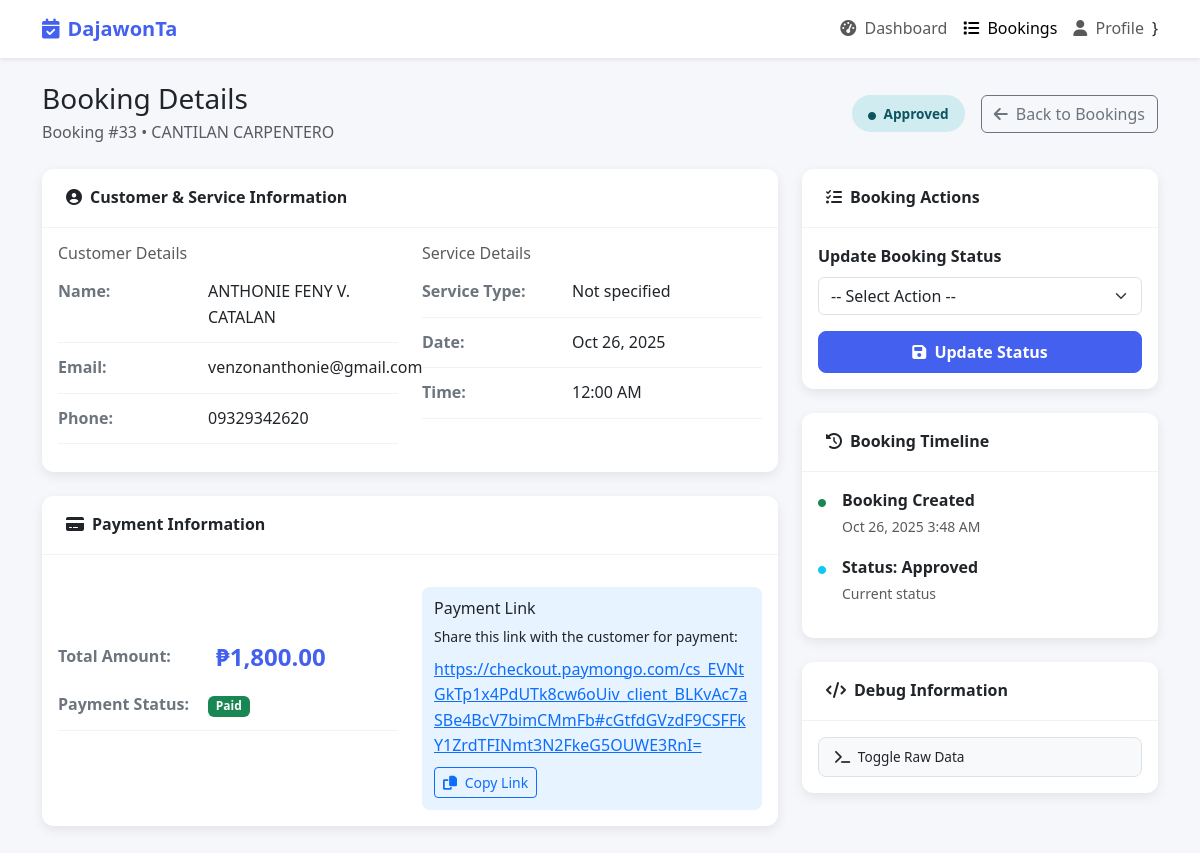
Screenshot of /content/provider_booking_details.php?booking_id=33 with the database file from the repository.
### tables this page shows
CREATE TABLE `service_providers` (
  `id` int(11) NOT NULL,
  `user_id` int(11) NOT NULL,
  `company_name` varchar(255) NOT NULL,
  `company_address` text NOT NULL,
  `company_email` varchar(255) NOT NULL,
  `contact_number` varchar(50) NOT NULL,
  `service_name` varchar(255) NOT NULL,
  `description` text DEFAULT NULL,
  `registration_date` timestamp NOT NULL DEFAULT current_timestamp(),
  `service_id` int(11) DEFAULT NULL,
  `service_description` text DEFAULT NULL,
  `price` decimal(10,2) NOT NULL,
  `available_date` date NOT NULL DEFAULT '2025-01-01',
  `available_time` time NOT NULL DEFAULT '00:00:00',
  `is_approved` int(11) NOT NULL,
  `available_date_from` date DEFAULT NULL,
  `available_date_to` date DEFAULT NULL,
  `available_time_from` time DEFAULT NULL,
  `available_time_to` time DEFAULT NULL,
  `is_available` tinyint(1) NOT NULL DEFAULT 1
);

CREATE TABLE `bookings` (
  `id` int(11) NOT NULL,
  `provider_id` int(11) NOT NULL,
  `customer_id` int(11) NOT NULL,
  `role` int(11) NOT NULL,
  `customer_name` varchar(255) NOT NULL,
  `customer_email` varchar(255) NOT NULL,
  `customer_phone` varchar(50) NOT NULL,
  `booking_date_from` date NOT NULL,
  `booking_date_to` date NOT NULL,
  `booking_time_from` time NOT NULL,
  `booking_time_to` time NOT NULL,
  `total_price` decimal(10,2) NOT NULL DEFAULT 0.00,
  `payment_id` varchar(255) DEFAULT NULL,
  `payment_link` text DEFAULT NULL,
  `booking_time` time NOT NULL,
  `booking_status` varchar(50) NOT NULL DEFAULT 'pending',
  `is_approve` tinyint(1) NOT NULL DEFAULT 0,
  `special_request` text DEFAULT NULL,
  `price` decimal(10,2) NOT NULL,
  `payment_status` varchar(20) NOT NULL DEFAULT 'unpaid',
  `paymongo_checkout_id` varchar(100) DEFAULT NULL,
  `paymongo_payment_intent_id` varchar(100) DEFAULT NULL,
  `created_at` timestamp NOT NULL DEFAULT current_timestamp()
);

### content/provider_booking_details.php (the view, shortened to what this page needs)
<?php
require '../db.php';
$booking_id = intval($_GET['booking_id']);
$stmt = $conn->prepare("SELECT * FROM bookings WHERE id = ?");
$stmt->bind_param("i", $booking_id);
$stmt->execute();
$result = $stmt->get_result();
$booking = $result->fetch_assoc();
$provider_name = "Unknown Provider";
$pstmt = $conn->prepare("SELECT company_name, user_id FROM service_providers WHERE id = ?");
$pstmt->bind_param("i", $booking['provider_id']);
$pstmt->execute();
$presult = $pstmt->get_result();
if ($presult->num_rows > 0) {
    $prov = $presult->fetch_assoc();
    $provider_name = $prov['company_name'];
}
?>
<!DOCTYPE html>
<html lang="en">
<head>
    <link href="https://cdn.jsdelivr.net/npm/bootstrap@5.3.0/dist/css/bootstrap.min.css" rel="stylesheet">
    <link rel="stylesheet" href="https://cdnjs.cloudflare.com/ajax/libs/font-awesome/6.4.0/css/all.min.css">
</head>
<body>
    <nav class="navbar navbar-expand-lg navbar-light bg-white shadow-sm">
        <div class="container">
            <a class="navbar-brand" href="#">
                <i class="fas fa-calendar-check me-2"></i>DajawonTa
            </a>
            <div class="collapse navbar-collapse" id="navbarNav">
                <ul class="navbar-nav ms-auto">
                    <li class="nav-item">
                        <a class="nav-link" href="dashboard.php"><i class="fas fa-tachometer-alt me-1"></i> Dashboard</a>
                    </li>
                    <li class="nav-item">
                        <a class="nav-link active" href="bookings.php"><i class="fas fa-list me-1"></i> Bookings</a>
                    </li>
                    <li class="nav-item">
                        <a class="nav-link" href="profile.php"><i class="fas fa-user me-1"></i> Profile</a>
                    </li>
                </ul>
            }
        </div>
    </nav>
    <div class="container py-4">
        <div class="d-flex justify-content-between align-items-center mb-4">
            <div>
                <h1 class="h3 mb-1">Booking Details</h1>
                <p class="text-muted mb-0">Booking #<?php echo $booking_id; ?> • <?php echo $provider_name; ?></p>
            </div>
            <div class="d-flex align-items-center">
                <span class="status-badge status-<?php echo $booking['booking_status']; ?> me-3">
                    <i class="fas fa-circle me-1" style="font-size: 0.5rem;"></i>
                    <?php echo ucfirst($booking['booking_status']); ?>
                </span>
                <a href="bookings.php" class="btn btn-outline-secondary">
                    <i class="fas fa-arrow-left me-1"></i> Back to Bookings
                </a>
            </div>
        </div>
        <div class="row">
            <div class="col-lg-8">
                <div class="card mb-4">
                    <div class="card-header d-flex justify-content-between align-items-center">
                        <span><i class="fas fa-user-circle me-2"></i>Customer & Service Information</span>
                    </div>
                    <div class="card-body">
                        <div class="row">
                            <div class="col-md-6">
                                <h6 class="text-muted mb-3">Customer Details</h6>
                                <div class="info-item">
                                    <span class="info-label">Name:</span>
                                    <span class="info-value"><?php echo $booking['customer_name']; ?></span>
                                </div>
                                <div class="info-item">
                                    <span class="info-label">Email:</span>
                                    <span class="info-value"><?php echo $booking['customer_email']; ?></span>
                                </div>
                                <div class="info-item">
                                    <span class="info-label">Phone:</span>
                                    <span class="info-value"><?php echo $booking['customer_phone']; ?></span>
                                </div>
                            </div>
                            <div class="col-md-6">
                                <h6 class="text-muted mb-3">Service Details</h6>
                                <div class="info-item">
                                    <span class="info-label">Service Type:</span>
                                    <span class="info-value"><?php echo $booking['service_type'] ?? 'Not specified'; ?></span>
                                </div>
                                <div class="info-item">
                                    <span class="info-label">Date:</span>
                                    <span class="info-value"><?php echo date('M j, Y', strtotime($booking['booking_date_from'])); ?></span>
                                </div>
                                <div class="info-item">
                                    <span class="info-label">Time:</span>
                                    <span class="info-value"><?php echo date('g:i A', strtotime($booking['booking_date_from'])); ?></span>
                                </div>
                            </div>
                        </div>
                    </div>
                </div>
                <div class="card mb-4">
                    <div class="card-header">
                        <i class="fas fa-credit-card me-2"></i>Payment Information
                    </div>
                    <div class="card-body">
                        <div class="row align-items-center">
                            <div class="col-md-6">
                                <div class="d-flex align-items-center mb-3">
                                    <span class="info-label">Total Amount:</span>
                                    <span class="price-highlight ms-2">₱<?php echo number_format($booking['total_price'], 2); ?></span>
                                </div>
                                <div class="info-item">
                                    <span class="info-label">Payment Status:</span>
                                    <span class="info-value">
                                        <?php
                                        if ($booking['payment_status'] === 'paid') {
                                            echo '<span class="badge bg-success">Paid</span>';
                                        } else {
                                            echo '<span class="badge bg-warning text-dark">Pending</span>';
                                        }
                                        ?>
                                    </span>
                                </div>
                            </div>
                            <div class="col-md-6">
                                <?php if (!empty($booking['payment_link'])): ?>
                                <div class="payment-link">
                                    <h6 class="mb-2">Payment Link</h6>
                                    <p class="mb-2 small">Share this link with the customer for payment:</p>
                                    <a href="<?php echo $booking['payment_link']; ?>" target="_blank" class="text-break">
                                        <?php echo $booking['payment_link']; ?>
                                    </a>
                                    <div class="mt-2">
                                        <button class="btn btn-sm btn-outline-primary" onclick="copyToClipboard('<?php echo $booking['payment_link']; ?>')">
                                            <i class="fas fa-copy me-1"></i> Copy Link
                                        </button>
                                    </div>
                                </div>
                                <?php endif; ?>
                            </div>
                        </div>
                    </div>
                </div>
            </div>
            <div class="col-lg-4">
                <div class="card mb-4">
                    <div class="card-header">
                        <i class="fas fa-tasks me-2"></i>Booking Actions
                    </div>
                    <div class="card-body">
                        <form method="POST" id="statusForm">
                            <div class="mb-3">
                                <label class="form-label fw-semibold">Update Booking Status</label>
                                <select name="booking_status" class="form-select" id="statusSelect" required>
                                    <option value="">-- Select Action --</option>
                                </select>
                            </div>
                            <button type="submit" name="update_status" class="btn btn-primary w-100 action-btn">
                                <i class="fas fa-save me-1"></i> Update Status
                            </button>
                        </form>
                    </div>
                </div>
                <div class="card mb-4">
                    <div class="card-header">
                        <i class="fas fa-history me-2"></i>Booking Timeline
                    </div>
                    <div class="card-body">
                        <ul class="list-unstyled timeline">
                            <li class="mb-3">
                                <div class="d-flex">
                                    <div class="flex-shrink-0">
                                        <i class="fas fa-circle text-success" style="font-size: 0.5rem;"></i>
                                    </div>
                                    <div class="flex-grow-1 ms-3">
                                        <p class="mb-0 fw-semibold">Booking Created</p>
                                        <small class="text-muted"><?php echo date('M j, Y g:i A', strtotime($booking['created_at'])); ?></small>
                                    </div>
                                </div>
                            </li>
                            <li class="mb-3">
                                <div class="d-flex">
                                    <div class="flex-shrink-0">
                                        <i class="fas fa-circle text-<?php echo $booking['booking_status'] === 'pending' ? 'warning' : ($booking['booking_status'] === 'approved' ? 'info' : ($booking['booking_status'] === 'declined' ? 'danger' : 'success')); ?>" style="font-size: 0.5rem;"></i>
                                    </div>
                                    <div class="flex-grow-1 ms-3">
                                        <p class="mb-0 fw-semibold">Status: <?php echo ucfirst($booking['booking_status']); ?></p>
                                        <small class="text-muted">Current status</small>
                                    </div>
                                </div>
                            </li>
                        </ul>
                    </div>
                </div>
                <div class="card">
                    <div class="card-header d-flex justify-content-between align-items-center">
                        <span><i class="fas fa-code me-2"></i>Debug Information</span>
                    </div>
                    <div class="card-body">
                        <div class="debug-toggle" onclick="toggleDebug()">
                            <i class="fas fa-terminal me-1"></i> Toggle Raw Data
                        </div>
                            <pre><?php print_r($booking); ?></pre>
                    </div>
                </div>
            </div>
        </div>
    </div>
</body>
</html>

### content/provider_booking_details.php (style rules this page uses)
:root { --primary-color: #4361ee; --secondary-color: #3f37c9; --success-color: #4cc9f0; --light-bg: #f8f9fa; --dark-text: #212529; --border-radius: 12px; --box-shadow: 0 4px 12px rgba(0, 0, 0, 0.08); --transition: all 0.3s ease; }
body { background-color: #f5f7fb; font-family: 'Segoe UI', Tahoma, Geneva, Verdana, sans-serif; color: var(--dark-text); line-height: 1.6; }
.navbar-brand { font-weight: 700; color: var(--primary-color); }
.card { border: none; border-radius: var(--border-radius); box-shadow: var(--box-shadow); transition: var(--transition); margin-bottom: 1.5rem; }
.card-header { background-color: white; border-bottom: 1px solid rgba(0,0,0,0.05); font-weight: 600; padding: 1rem 1.5rem; border-radius: var(--border-radius) var(--border-radius) 0 0 !important; }
.status-badge { padding: 0.5rem 1rem; border-radius: 50px; font-weight: 600; font-size: 0.85rem; }
.status-approved { background-color: #d1ecf1; color: #0c5460; }
.info-item { display: flex; margin-bottom: 0.75rem; padding-bottom: 0.75rem; border-bottom: 1px solid rgba(0,0,0,0.05); }
.info-label { font-weight: 600; min-width: 150px; color: #6c757d; }
.info-value { color: var(--dark-text); }
.btn-primary { background-color: var(--primary-color); border-color: var(--primary-color); border-radius: 8px; padding: 0.5rem 1.5rem; font-weight: 600; transition: var(--transition); }
.action-btn { border-radius: 8px; padding: 0.5rem 1.25rem; font-weight: 600; transition: var(--transition); }
.debug-toggle { background-color: #f8f9fa; border: 1px solid #dee2e6; border-radius: 8px; padding: 0.5rem 1rem; font-size: 0.85rem; cursor: pointer; transition: var(--transition); }
.price-highlight { font-size: 1.5rem; font-weight: 700; color: var(--primary-color); }
.payment-link { background-color: #e7f3ff; border-radius: 8px; padding: 0.75rem; margin-top: 1rem; word-break: break-all; }

### rows the page displays
service_providers: company_name "CANTILAN CARPENTERO"
bookings: booking_status "Approved", customer_name "ANTHONIE FENY V. CATALAN", customer_email "venzonanthonie@gmail.com", customer_phone "09329342620", booking_date_from "Oct 26, 2025", booking_date_from "12:00 AM", total_price "1,800.00", payment_link "https://checkout.paymongo.com/cs_EVNtGkTp1x4PdUTk8cw6oUiv_client_BLKvAc7aSBe4BcV7bimCMmFb#cGtfdGVzdF9CSFFkY1ZrdTFINmt3N2FkeG5OUWE3RnI=", created_at "Oct 26, 2025 3:48 AM"

### other values shown
$booking_id "33"
$booking['service_type'] "Not specified"
